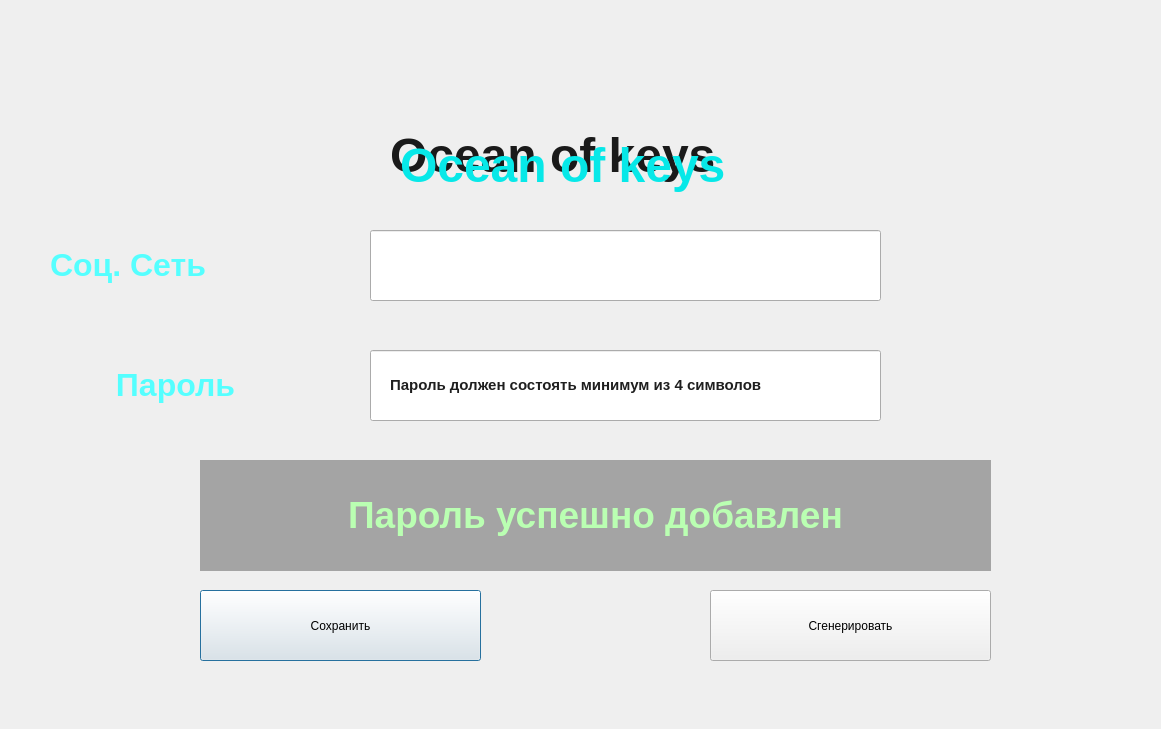
<?xml version="1.0" encoding="UTF-8"?>
<ui version="4.0">
 <class>Dialog</class>
 <widget class="QDialog" name="Dialog">
  <property name="geometry">
   <rect>
    <x>0</x>
    <y>0</y>
    <width>1161</width>
    <height>729</height>
   </rect>
  </property>
  <property name="windowTitle">
   <string>Dialog</string>
  </property>
  <property name="toolTip">
   <string>&lt;html&gt;&lt;head/&gt;&lt;body&gt;&lt;p&gt;&lt;img src=&quot;:/newPrefix/photo_2022-05-28_17-57-46.jpg&quot;/&gt;&lt;/p&gt;&lt;/body&gt;&lt;/html&gt;</string>
  </property>
  <widget class="QLineEdit" name="lineEdit">
   <property name="geometry">
    <rect>
     <x>370</x>
     <y>350</y>
     <width>511</width>
     <height>71</height>
    </rect>
   </property>
   <property name="styleSheet">
    <string notr="true">font: 18pt &quot;MS Shell Dlg 2&quot;;</string>
   </property>
   <property name="text">
    <string/>
   </property>
   <property name="maxLength">
    <number>15</number>
   </property>
   <property name="echoMode">
    <enum>QLineEdit::Password</enum>
   </property>
  </widget>
  <widget class="QPushButton" name="pushButton">
   <property name="geometry">
    <rect>
     <x>200</x>
     <y>590</y>
     <width>281</width>
     <height>71</height>
    </rect>
   </property>
   <property name="styleSheet">
    <string notr="true">font: 24pt &quot;MS Shell Dlg 2&quot;
rgb(0, 255, 0)
</string>
   </property>
   <property name="text">
    <string>Сохранить</string>
   </property>
  </widget>
  <widget class="QPushButton" name="pushButton_2">
   <property name="geometry">
    <rect>
     <x>710</x>
     <y>590</y>
     <width>281</width>
     <height>71</height>
    </rect>
   </property>
   <property name="styleSheet">
    <string notr="true">font: 22pt &quot;MS Shell Dlg 2&quot;;</string>
   </property>
   <property name="text">
    <string>Сгенерировать</string>
   </property>
  </widget>
  <widget class="QLineEdit" name="lineEdit_2">
   <property name="geometry">
    <rect>
     <x>370</x>
     <y>230</y>
     <width>511</width>
     <height>71</height>
    </rect>
   </property>
   <property name="styleSheet">
    <string notr="true">font: 18pt &quot;MS Shell Dlg 2&quot;;
</string>
   </property>
   <property name="text">
    <string/>
   </property>
   <property name="maxLength">
    <number>25</number>
   </property>
   <property name="echoMode">
    <enum>QLineEdit::Normal</enum>
   </property>
  </widget>
  <widget class="QLabel" name="label_3">
   <property name="geometry">
    <rect>
     <x>0</x>
     <y>0</y>
     <width>1161</width>
     <height>721</height>
    </rect>
   </property>
   <property name="toolTip">
    <string>&lt;html&gt;&lt;head/&gt;&lt;body&gt;&lt;p&gt;&lt;img src=&quot;:/newPrefix/photo_2022-05-28_17-57-46.jpg&quot;/&gt;&lt;/p&gt;&lt;/body&gt;&lt;/html&gt;</string>
   </property>
   <property name="text">
    <string>&lt;!DOCTYPE HTML PUBLIC &quot;-//W3C//DTD HTML 4.0//EN&quot; &quot;http://www.w3.org/TR/REC-html40/strict.dtd&quot;&gt;
&lt;html&gt;&lt;head&gt;&lt;meta name=&quot;qrichtext&quot; content=&quot;1&quot; /&gt;&lt;style type=&quot;text/css&quot;&gt;
p, li { white-space: pre-wrap; }
&lt;/style&gt;&lt;/head&gt;&lt;body style=&quot; font-family:'MS Shell Dlg 2'; font-size:8pt; font-weight:400; font-style:normal;&quot;&gt;
&lt;p style=&quot; margin-top:0px; margin-bottom:0px; margin-left:0px; margin-right:0px; -qt-block-indent:0; text-indent:0px;&quot;&gt;&lt;img src=&quot;:/newPrefix/82.jpg&quot; /&gt;&lt;/p&gt;&lt;/body&gt;&lt;/html&gt;</string>
   </property>
  </widget>
  <widget class="QLabel" name="label_6">
   <property name="geometry">
    <rect>
     <x>200</x>
     <y>460</y>
     <width>791</width>
     <height>111</height>
    </rect>
   </property>
   <property name="styleSheet">
    <string notr="true">gridline-color: rgb(255, 255, 0);
color: rgb(186, 255, 178);
background-color: rgba(0, 0, 0, 80);</string>
   </property>
   <property name="frameShape">
    <enum>QFrame::NoFrame</enum>
   </property>
   <property name="text">
    <string>&lt;html&gt;&lt;head/&gt;&lt;body&gt;&lt;p align=&quot;center&quot;&gt;&lt;span style=&quot; font-size:28pt; font-weight:600;&quot;&gt;Пароль успешно добавлен&lt;/span&gt;&lt;/p&gt;&lt;/body&gt;&lt;/html&gt;</string>
   </property>
   <property name="wordWrap">
    <bool>true</bool>
   </property>
  </widget>
  <widget class="QLabel" name="label_7">
   <property name="geometry">
    <rect>
     <x>390</x>
     <y>350</y>
     <width>511</width>
     <height>71</height>
    </rect>
   </property>
   <property name="styleSheet">
    <string notr="true">color: rgb(255, 0, 0);
font: 75 14pt &quot;MS Shell Dlg 2&quot;;</string>
   </property>
   <property name="text">
    <string>&lt;html&gt;&lt;head/&gt;&lt;body&gt;&lt;p&gt;&lt;span style=&quot; font-size:11pt; font-weight:600; color:#1f1f1f;&quot;&gt;Пароль должен состоять минимум из 4 символов&lt;/span&gt;&lt;/p&gt;&lt;/body&gt;&lt;/html&gt;</string>
   </property>
  </widget>
  <widget class="QLabel" name="label_5">
   <property name="geometry">
    <rect>
     <x>90</x>
     <y>350</y>
     <width>171</width>
     <height>71</height>
    </rect>
   </property>
   <property name="styleSheet">
    <string notr="true">color: rgb(0, 239, 239);
font: 16pt &quot;MS Shell Dlg 2&quot;;</string>
   </property>
   <property name="text">
    <string>&lt;html&gt;&lt;head/&gt;&lt;body&gt;&lt;p align=&quot;center&quot;&gt;&lt;span style=&quot; font-size:24pt; font-weight:600; color:#55ffff;&quot;&gt;Пароль&lt;/span&gt;&lt;/p&gt;&lt;/body&gt;&lt;/html&gt;</string>
   </property>
  </widget>
  <widget class="QLabel" name="label_8">
   <property name="geometry">
    <rect>
     <x>390</x>
     <y>120</y>
     <width>441</width>
     <height>71</height>
    </rect>
   </property>
   <property name="text">
    <string>&lt;html&gt;&lt;head/&gt;&lt;body&gt;&lt;p&gt;&lt;span style=&quot; font-size:36pt; font-weight:600; color:#1a1a1a;&quot;&gt;Ocean of keys&lt;/span&gt;&lt;/p&gt;&lt;/body&gt;&lt;/html&gt;</string>
   </property>
  </widget>
  <widget class="QLabel" name="label_9">
   <property name="geometry">
    <rect>
     <x>50</x>
     <y>230</y>
     <width>241</width>
     <height>71</height>
    </rect>
   </property>
   <property name="text">
    <string>&lt;html&gt;&lt;head/&gt;&lt;body&gt;&lt;p&gt;&lt;span style=&quot; font-size:24pt; font-weight:600; color:#55ffff;&quot;&gt;Соц. Сеть&lt;/span&gt;&lt;/p&gt;&lt;/body&gt;&lt;/html&gt;</string>
   </property>
  </widget>
  <widget class="QLabel" name="label">
   <property name="geometry">
    <rect>
     <x>400</x>
     <y>130</y>
     <width>441</width>
     <height>71</height>
    </rect>
   </property>
   <property name="text">
    <string>&lt;html&gt;&lt;head/&gt;&lt;body&gt;&lt;p&gt;&lt;span style=&quot; font-size:36pt; font-weight:600; color:#07e8e8;&quot;&gt;Ocean of keys&lt;/span&gt;&lt;/p&gt;&lt;/body&gt;&lt;/html&gt;</string>
   </property>
  </widget>
  <zorder>label_3</zorder>
  <zorder>lineEdit</zorder>
  <zorder>lineEdit_2</zorder>
  <zorder>pushButton</zorder>
  <zorder>pushButton_2</zorder>
  <zorder>label_6</zorder>
  <zorder>label_5</zorder>
  <zorder>label_8</zorder>
  <zorder>label_9</zorder>
  <zorder>label</zorder>
  <zorder>label_7</zorder>
 </widget>
 <resources>
  <include location="1234.qrc"/>
 </resources>
 <connections/>
</ui>
